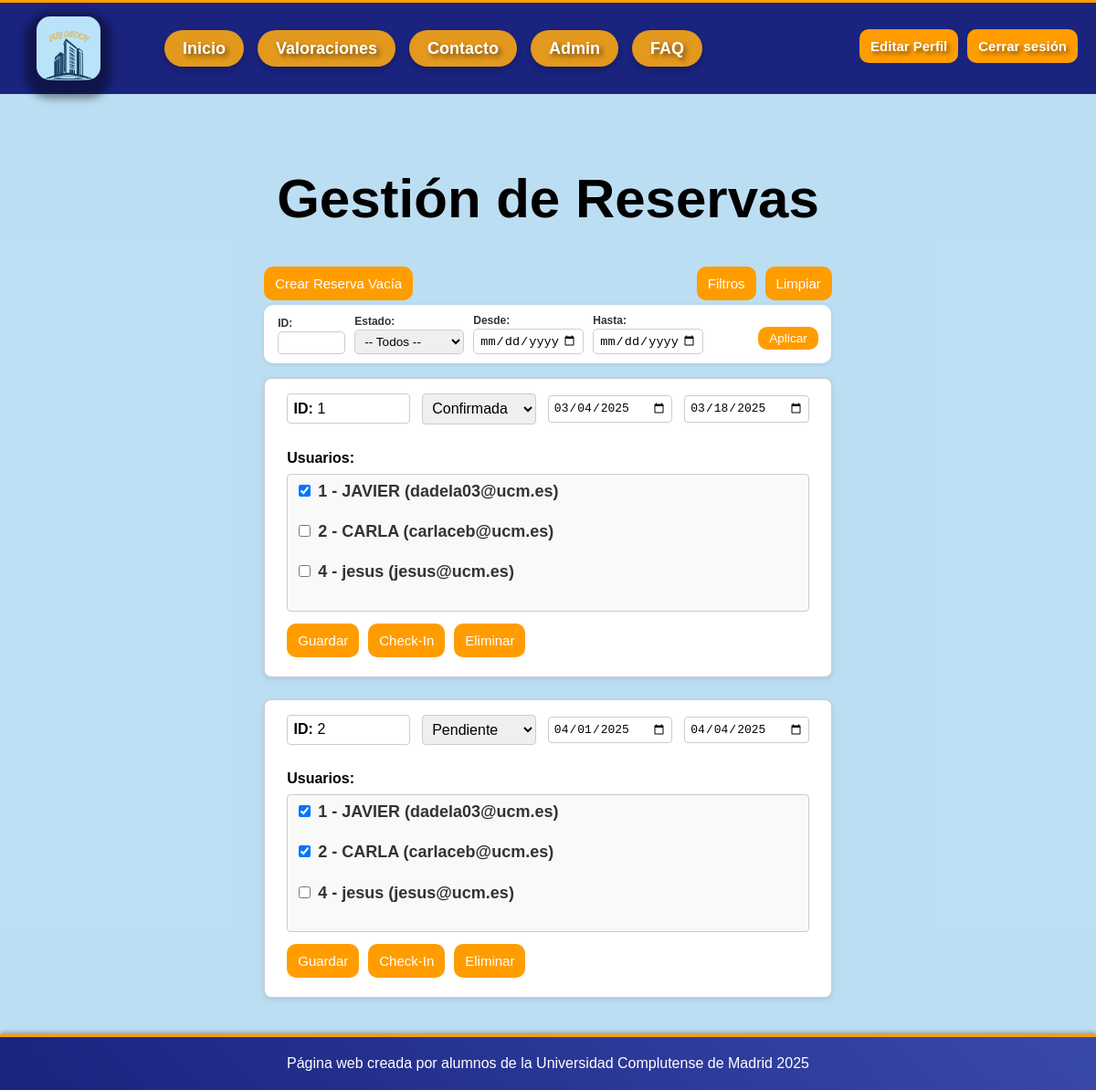
Screenshot of /index.php?action=reservas_admin (signed in) with the database file from the repository.
### tables this page shows
CREATE TABLE `reservas` (
  `id_reserva` int NOT NULL,
  `fecha_entrada` date NOT NULL,
  `fecha_salida` date NOT NULL,
  `estado` enum('pendiente', 'confirmada', 'cancelada') NOT NULL,
  `usuarios_ids` json NOT NULL
);

CREATE TABLE `usuarios` (
  `id_usuario` int NOT NULL,
  `tipo_documento` varchar(50) DEFAULT NULL,
  `numero_documento` varchar(50) DEFAULT NULL,
  `fecha_expedicion` date DEFAULT NULL,
  `nombre` varchar(255) DEFAULT NULL,
  `apellidos` varchar(255) DEFAULT NULL,
  `fecha_nacimiento` date DEFAULT NULL,
  `sexo` enum('Masculino', 'Femenino', 'Otro') DEFAULT NULL,
  `nacionalidad` varchar(100) DEFAULT NULL,
  `direccion` varchar(255) DEFAULT NULL,
  `pais` varchar(100) DEFAULT NULL,
  `correo` varchar(255) DEFAULT NULL,
  `num_soporte` varchar(50) DEFAULT NULL,
  `relacion_parentesco` varchar(100) DEFAULT NULL,
  `edad` int DEFAULT NULL,
  `password_hash` varchar(255) NOT NULL,
  `rol` enum('admin', 'usuario') NOT NULL DEFAULT 'usuario'
);

### includes/clases/reserva/Reserva.php (called while the page is built, shortened)
<?php
class Reserva {
    private $db;
    public function __construct() {
        $this->db = Database::getInstance()->getConnection();
    }
    public function obtenerTodasLasReservas() {
        try {
            $sql = "SELECT id_reserva, fecha_entrada, fecha_salida, estado, usuarios_ids FROM reservas";
            $stmt = $this->db->prepare($sql);
            $stmt->execute();
            $reservas = [];
            while ($fila = $stmt->fetch(PDO::FETCH_ASSOC)) {
                $reservas[] = new ReservaModelo(
                    $fila['id_reserva'],
                    $fila['fecha_entrada'],
                    $fila['fecha_salida'],
                    $fila['estado'],
                    $fila['usuarios_ids']
                );
            }
            return $reservas;
        } catch (PDOException $e) {
            error_log("Error en obtenerTodasLasReservas: " . $e->getMessage());
            return [];
        }
    }
    public function mostrarTodasReservas() {
        $reservas = $this->obtenerTodasLasReservas();
        include __DIR__ . '/../../views/plantillas/plantilla.php';
    }
}

### index.php (called while the page is built)
<?php
require 'router.php';
?>

### includes/clases/Database.php (called while the page is built)
<?php
class Database {
    private static $instance = null;
    private $conn;
    private $host = BD_HOST;
    private $user = BD_USER;
    private $pass = BD_PASS;
    private $dbname = BD_NAME;
    private function __construct() {
        try {
            $this->conn = new PDO("mysql:host={$this->host};dbname={$this->dbname}", $this->user, $this->pass);
            $this->conn->setAttribute(PDO::ATTR_ERRMODE, PDO::ERRMODE_EXCEPTION);
        } catch (PDOException $e) {
            die("Error de conexión: " . $e->getMessage());
        }
    }
    public static function getInstance() {
        if (!self::$instance) {
            self::$instance = new Database();
        }
        return self::$instance;
    }
    public function getConnection() {
        return $this->conn;
    }
}
?>

### includes/clases/reserva/ReservaModelo.php (called while the page is built, shortened)
<?php
class ReservaModelo {
    public function __construct($id_reserva, $fecha_entrada, $fecha_salida, $estado = null, $usuarios_ids = null) {
        $this->id_reserva = $id_reserva;
        $this->fecha_entrada = $fecha_entrada;
        $this->fecha_salida = $fecha_salida;
        $this->estado = $estado;
        $this->usuarios_ids = $usuarios_ids;
    }
}

### includes/clases/usuarios/Usuario.php (called while the page is built, shortened)
<?php
class Usuario {
    private $db;
    public function __construct() {
        $this->db = Database::getInstance()->getConnection();
    }
    public function obtenerUsuarios() {
        try {
            $sql = "SELECT id_usuario, nombre, correo FROM usuarios WHERE rol != 'admin'";
            $stmt = $this->db->prepare($sql);
            $stmt->execute();
            $usuarios = [];
            while ($fila = $stmt->fetch(PDO::FETCH_ASSOC)) {
                $usuarios[] = new UsuarioModelo(
                    $fila['id_usuario'],
                    $fila['nombre'],
                    $fila['correo'],
                    null
                );
            }
            return $usuarios;
        } catch (PDOException $e) {
            die("Error en la consulta: " . $e->getMessage());
        }
    }
}

### includes/clases/usuarios/UsuarioModelo.php (called while the page is built, shortened)
<?php
class UsuarioModelo {
    public function __construct($id_usuario, $nombre, $correo, $rol) {
        $this->id_usuario = $id_usuario;
        $this->nombre = $nombre;
        $this->correo = $correo;
    }
}

### includes/clases/reserva/FormularioReserva.php (the view, shortened to what this page needs)
<?php
class FormularioReserva extends Formulario
{
    public function __construct($reserva = []) {
        $idUnico = 'formReserva_' . ($reserva->id_reserva ?? uniqid());
        $this->reserva = $reserva;
    }
    protected function generaCamposFormulario(&$datos)
    {
        $id = $datos['id_reserva'] ?? $this->reserva->id_reserva ?? '';
        $usuariosSeleccionados = $datos['usuarios_ids'] ?? (isset($this->reserva->usuarios_ids) ? json_decode($this->reserva->usuarios_ids, true) : []);
        $fechaEntrada = $datos['fecha_entrada'] ?? $this->reserva->fecha_entrada ?? '';
        $fechaSalida = $datos['fecha_salida'] ?? $this->reserva->fecha_salida ?? '';
        $estado = $datos['estado'] ?? $this->reserva->estado ?? 'pendiente';
        $htmlErroresGlobales = self::generaListaErroresGlobales($this->errores);
        $erroresCampos = self::generaErroresCampos(['usuarios_ids', 'fecha_entrada', 'fecha_salida', 'estado'], $this->errores, 'span', ['class' => 'error']);
        $opciones = ['pendiente', 'confirmada', 'cancelada'];
        $htmlSelectEstado = '<select name="estado" class="form-control">';
        foreach ($opciones as $op) {
            $selected = ($estado === $op) ? 'selected' : '';
            $htmlSelectEstado .= "<option value=\"$op\" $selected>" . ucfirst($op) . "</option>";
        }
        $htmlSelectEstado .= '</select>';
        $usuarioModel = new Usuario();
        $todosUsuarios = $usuarioModel->obtenerUsuarios();
        $checkboxesUsuarios = '<div class="checkbox-usuarios">';
        foreach ($todosUsuarios as $u) {
            $checked = in_array($u->id_usuario, $usuariosSeleccionados) ? 'checked' : '';
            $nombreCompleto = htmlspecialchars("{$u->id_usuario} - {$u->nombre} ({$u->correo})");
            $checkboxesUsuarios .= <<<HTML
                <label>
                    <input type="checkbox" name="usuarios_ids[]" value="{$u->id_usuario}" $checked>
                    $nombreCompleto
                </label><br>
            HTML;
        }
        $checkboxesUsuarios .= '</div>';
        $html = <<<EOF
        <div class="form-reserva-linea">
            $htmlErroresGlobales
            <input type="hidden" name="id_reserva" value="$id">
            <span><strong>ID:</strong> $id</span>
            $htmlSelectEstado
            {$erroresCampos['estado']}
            <input type="date" name="fecha_entrada" value="$fechaEntrada" class="form-control">
            {$erroresCampos['fecha_entrada']}
            <input type="date" name="fecha_salida" value="$fechaSalida" class="form-control">
            {$erroresCampos['fecha_salida']}
        </div>
        <div>
            <strong>Usuarios:</strong>
            $checkboxesUsuarios
            {$erroresCampos['usuarios_ids']}
        </div>
        <button type="submit" class="btn btn-primary ocultar-boton">Guardar</button>
        EOF;
        return $html;
    }
}

### reservas_admin.php (shortened to what this page needs)
<div class="container-reservas-admin">
    <h1>Gestión de Reservas</h1>
    <div class="barra-acciones">
        <a href="index.php?action=reserva_vacia" class="btn btn-primary mb-3">Crear Reserva Vacía</a>
        <div class="botones-derecha">
            <button type="button" class="btn btn-secondary filtros" id="toggleFiltro">Filtros</button>
            <button type="button" class="btn btn-light filtros" id="limpiarFiltro">Limpiar</button>
        </div>
    </div>
    <?php
    $formFiltro = new FormularioFiltroReserva();
    echo $formFiltro->gestiona();
    ?>
    <div id="resultadoReservas">
        <?php if (!empty($reservas)): ?>
            <div class="reservas-admin-wrapper">
                <?php foreach ($reservas as $reserva): ?>
                    <div class="reserva-admin-card">
                        <?php
                            $form = new FormularioReserva($reserva);
                            echo $form->gestiona();
                        ?>
                        <div class="acciones-admin">
                            <button type="button" class="btn btn-primary"
                                onclick="document.getElementById('formReserva_<?= $reserva->id_reserva ?>').submit();">
                                Guardar
                            </button>
                            <form method="get" action="index.php?action=checkin&id_reserva=<?= $reserva->id_reserva ?>">
                                <button type="submit" class="btn btn-success">Check-In</button>
                            </form>
                            <form method="post" action="index.php?action=reservas_admin">
                                <button type="submit" class="btn btn-danger">Eliminar</button>
                            </form>
                        </div>
                    </div>
                <?php endforeach; ?>
            </div>
        <?php else: ?>
            <p>No hay reservas registradas en este momento.</p>
        <?php endif; ?>
    </div>
</div>

### css/headerFooter.css (style rules this page uses)
.btn { padding: 8px 15px; text-decoration: none; border-radius: 5px; font-size: 14px; color: white; background-color: #007bff; transition: background-color 0.3s ease, transform 0.2s ease; text-align: center; }

### css/estilo.css (style rules this page uses)
html, body { background-color: #bbdff3e0; font-family: "Arial Rounded MT", "Trebuchet MS", Arial, sans-serif; margin: 0; padding: 0; height: 100%; display: flex; flex-direction: column; }
body { display: flex; flex-direction: column; min-height: 100vh; }
h1 { font-size: 60px; display: grid; }
p, h1, h2 { text-align: center; }
label { font-size: 18px; color: #333; margin-bottom: 5px; }
input, textarea { padding: 10px; font-size: 16px; border: 1px solid #ccc; border-radius: 5px; background-color: #fff; }
form { width: 100%; max-width: 100%; display: flex; flex-direction: column; gap: 15px; }
label { font-weight: bold; }
input { padding: 10px; border: 1px solid #ccc; border-radius: 5px; font-size: 14px; }
.btn { display: inline-block; padding: 10px 12px; background-color: #ff9d00; color: white; font-size: 15px; border: none; border-radius: 10px; cursor: pointer; transition: background-color 0.3s, transform 0.3s; margin-bottom: 5px; }
label { font-weight: bold; margin-bottom: 5px; }
input, select { padding: 8px; border: 1px solid #ccc; border-radius: 4px; font-size: 16px; }
.container-reservas-admin { max-width: 800px; margin: 1em auto; padding: 1.5em; }
.reservas-admin-wrapper { display: flex; flex-direction: column; gap: 1.5em; margin-top: 1em; }
.reserva-admin-card { background-color: #fff; padding: 1em 1.5em; border: 1px solid #ccc; border-radius: 8px; box-shadow: 0 2px 6px rgba(0, 0, 0, 0.1); }
.form-reserva-linea { display: flex; flex-wrap: wrap; align-items: center; gap: 0.8em; margin-bottom: 0.8em; }
.form-reserva-linea input, .form-reserva-linea select, .form-reserva-linea span { flex: 1 1 auto; min-width: 120px; padding: 0.4em; font-size: 1em; border: 1px solid #ccc; border-radius: 4px; }
.acciones-admin { display: flex; flex-wrap: wrap; align-items: center; gap: 10px; }
.acciones-admin form { margin: 0; display: inline-flex; width: auto !important; }
.acciones-admin form button, .acciones-admin a.btn { display: inline-block; width: auto !important; max-width: max-content; white-space: nowrap; }
.checkbox-usuarios { max-height: 150px; overflow-y: auto; border: 1px solid #ccc; padding: 0.5em; border-radius: 4px; background-color: #f9f9f9; margin-top: 0.5em; margin-bottom: 0.8em; }
.checkbox-usuarios label { display: block; margin-bottom: 0.3em; }
.barra-acciones { display: flex; justify-content: space-between; align-items: center; flex-wrap: wrap; gap: 10px; }
.botones-derecha { display: flex; gap: 10px; }

### rows the page displays
reservas: id_reserva "1", fecha_entrada "03/04/2025", fecha_salida "03/18/2025"
usuarios: nombreCompleto "1 - JAVIER (dadela03@ucm.es)"
usuarios: nombreCompleto "2 - CARLA (carlaceb@ucm.es)"
usuarios: nombreCompleto "4 - jesus (jesus@ucm.es)"
reservas: id_reserva "2", fecha_entrada "04/01/2025", fecha_salida "04/04/2025"

### other values shown
form field estado "Confirmada"
form field estado "Pendiente"
